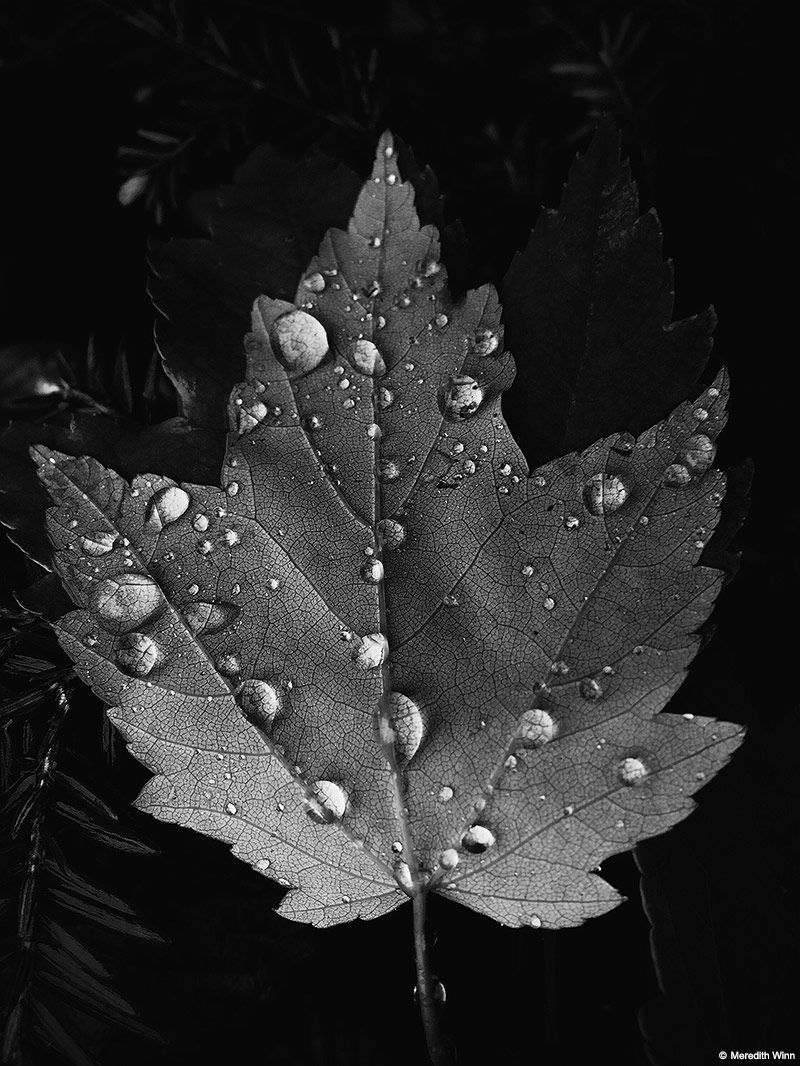
#> input picture aula5/leaf.jpg, 800 x 1066 px
$ python script.py
#> lines starting #> are read from the running program, lines starting #| are printed output that depends on the picture
#> in main, img is the input picture: shape (1066, 800, 3); min 0, max 255, mean 40.9
import numpy as np
import cv2
import matplotlib.pyplot as plt


def histogram_equalization(img):
    # Histograma da imagem
    hist = cv2.calcHist([img], [0], None, [256], [0, 256])
#> hist = 256 values, max 213710 at index 7, min 37 at index 254, mean 3331.2

    # CDF da imagem
    cdf = hist.cumsum()
#> cdf = 256 values from 4050 to 852800

    # Normalização do CDF
    cdf_normalized = cdf * hist.max() / cdf.max()
#> cdf_normalized = 256 values from 1014.9 to 213710

    # Equalização
    cdf_m = np.ma.masked_equal(cdf, 0)
    cdf_m = (cdf_m - cdf_m.min()) * 255 / (cdf_m.max() - cdf_m.min())
    cdf = np.ma.filled(cdf_m, 0).astype("uint8")
#> cdf = 256 values from 0 to 255
    img2 = cdf[img]
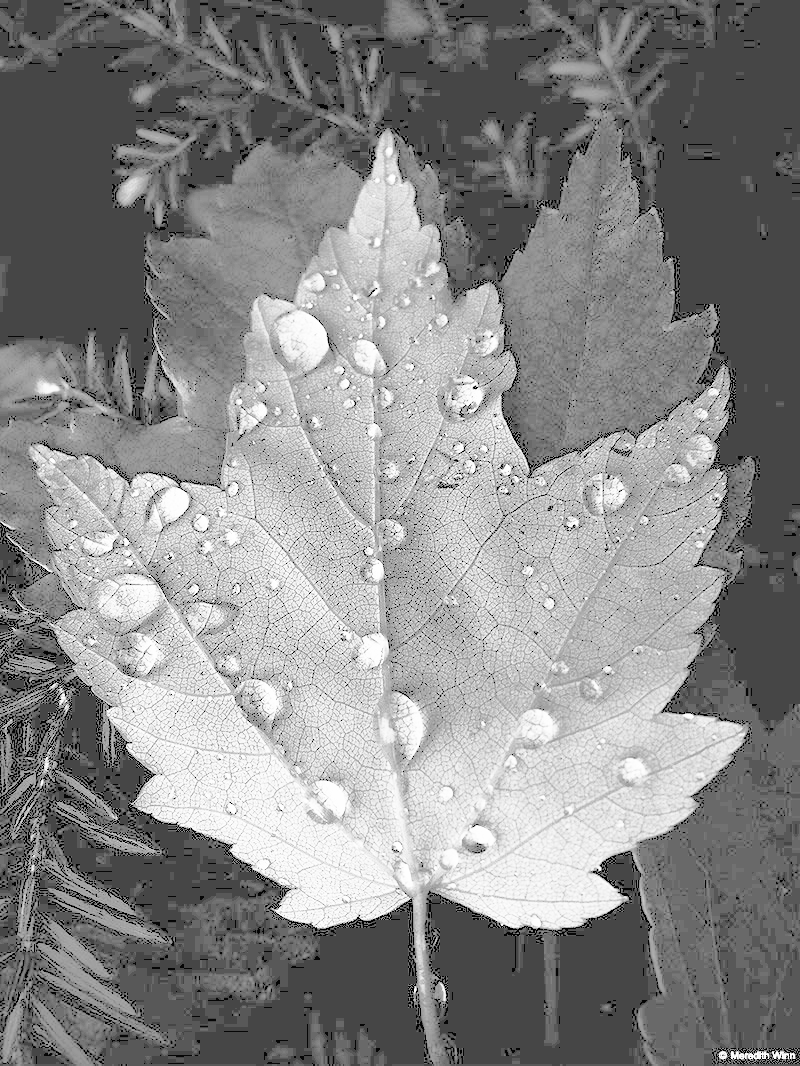
#> img2: shape (1066, 800); min 0, max 255, mean 136.3

    # OU:
    # img2 = cv2.equalizeHist(img)

    # Histograma da imagem equalizada
    hist2, bins2 = np.histogram(img2.flatten(), 256, [0, 256])
#> hist2 = 256 values, max 213710 at index 70, min 0 at index 4, mean 3331.2; bins2 = 257 values from 0 to 256

    # CDF da imagem equalizada
    cdf2 = hist2.cumsum()
#> cdf2 = 256 values from 6553 to 852800

    # Normalização do CDF da imagem equalizada
    cdf_normalized2 = cdf2 * hist2.max() / cdf2.max()
#> cdf_normalized2 = 256 values from 1642.2 to 213710

    # Plotagem dos histogramas
    plt.plot(cdf_normalized, color="b")
    plt.plot(cdf_normalized2, color="r")
    plt.hist(img.flatten(), 256, [0, 256], color="lightblue")
    plt.hist(img2.flatten(), 256, [0, 256], color="pink")
    plt.xlim([0, 256])
    plt.legend(
        (
            "CDF Original",
            "CDF Equalizado",
            "Histograma Original",
            "Histograma Equalizado",
        ),
        loc="upper left",
    )
    plt.show()
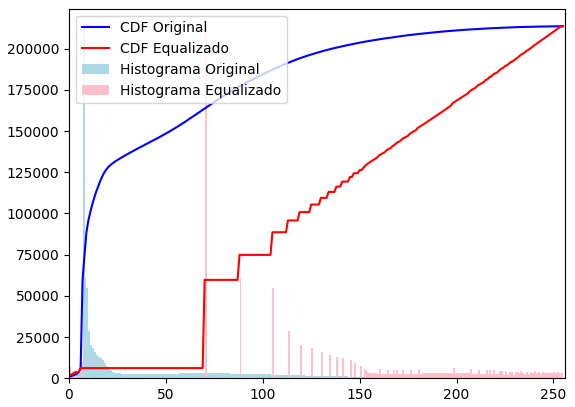
#> figure drawn by matplotlib, 1 panel; tallest bar 213710 high, from x = 7 to 8; tallest bar 213710 high, from x = 70 to 71; curve peaks at x = 255, y = 213710; curve peaks at x = 255, y = 213710

    # Plotagem das imagens
    plt.subplot(121), plt.imshow(img, cmap="gray")
    plt.title("Imagem Original"), plt.xticks([]), plt.yticks([])
    plt.subplot(122), plt.imshow(img2, cmap="gray")
    plt.title("Imagem Equalizada"), plt.xticks([]), plt.yticks([])
    plt.show()
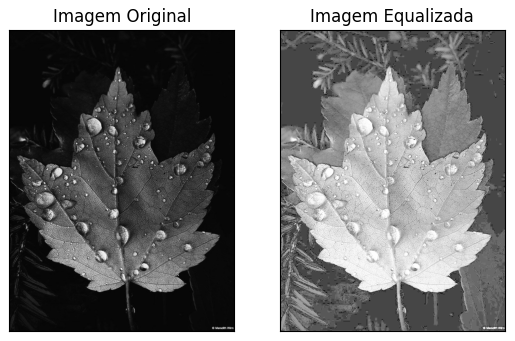
#> figure drawn by matplotlib, 2 panels


def main():
    img = cv2.imread("leaf.jpg")

    # Convert to grayscale
    gray = cv2.cvtColor(img, cv2.COLOR_BGR2GRAY)

    histogram_equalization(gray)


if __name__ == "__main__":
    main()

$ run again, with aula5/bridge.jpg copied over aula5/leaf.jpg
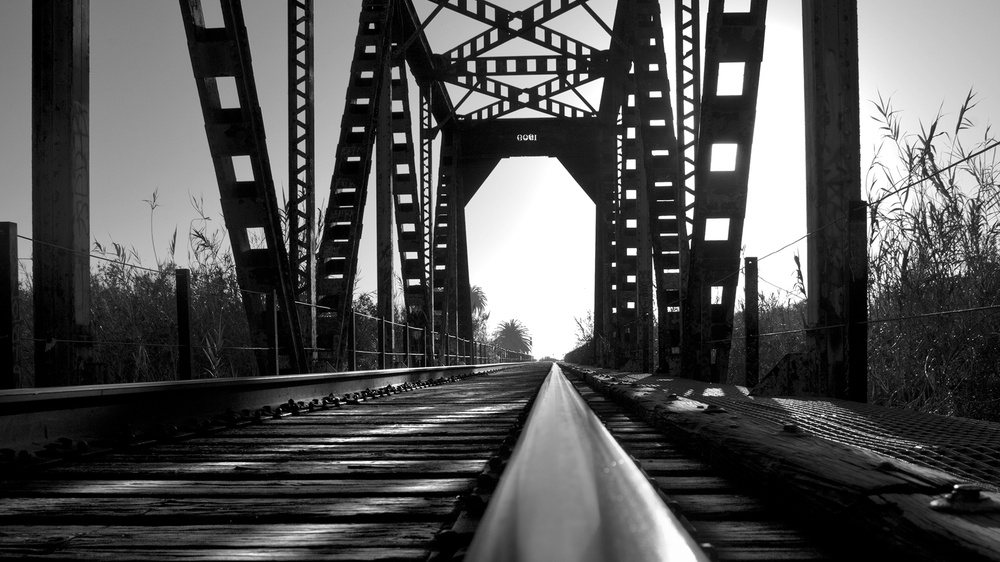
#> input picture aula5/bridge.jpg, 1000 x 562 px, shrunk from 1920 x 1080 before the run
#> in main, img is the input picture: shape (562, 1000, 3); min 0, max 255, mean 82.6
#> hist = 256 values, max 30027 at index 255, min 512 at index 247, mean 2195.3
#> in histogram_equalization, `cdf = hist.cumsum()`: cdf = 256 values from 28758 to 562000
#> cdf_normalized = 256 values from 1536.5 to 30027
#> in histogram_equalization, `cdf = np.ma.filled(cdf_m, 0).astype("uint8")`: cdf = 256 values from 0 to 254
#> in histogram_equalization, `img2 = cdf[img]`:
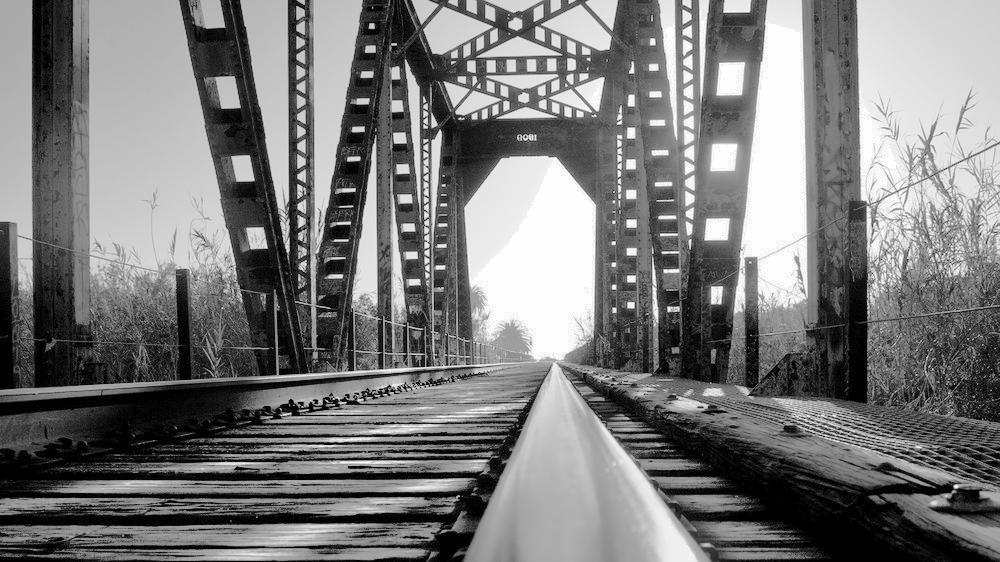
#> img2: shape (562, 1000); min 0, max 254, mean 121.7
#> hist2 = 256 values, max 30027 at index 254, min 0 at index 1, mean 2195.3; bins2 = 257 values from 0 to 256
#> cdf2 = 256 values from 28758 to 562000
#> cdf_normalized2 = 256 values from 1536.5 to 30027
#> in histogram_equalization, `plt.show()`:
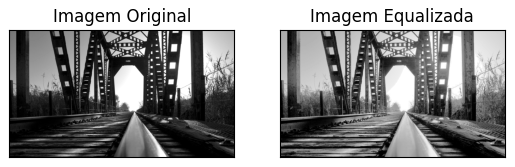
#> figure drawn by matplotlib, 2 panels

$ run again, with aula5/mountain.jpg copied over aula5/leaf.jpg
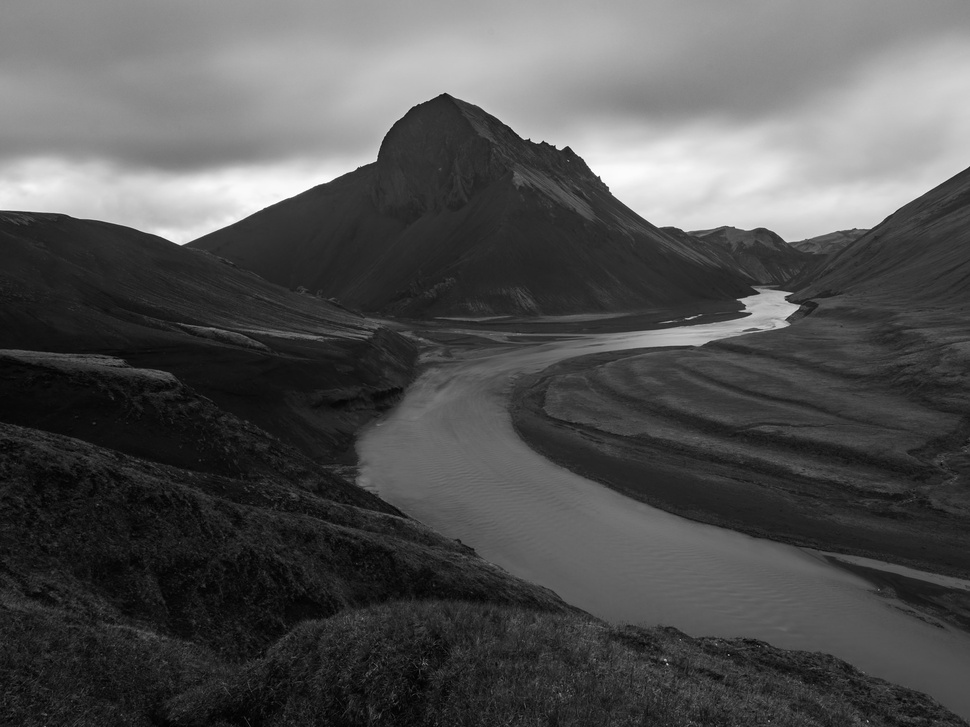
#> input picture aula5/mountain.jpg, 970 x 727 px, shrunk from 2048 x 1536 before the run
#> in main, img is the input picture: shape (727, 970, 3); min 0, max 255, mean 81.9
#> hist = 256 values, max 11356 at index 38, min 7 at index 254, mean 2754.6
#> in histogram_equalization, `cdf = hist.cumsum()`: cdf = 256 values from 22 to 705190
#> cdf_normalized = 256 values from 0.354 to 11356
#> in histogram_equalization, `cdf = np.ma.filled(cdf_m, 0).astype("uint8")`: cdf = 256 values from 0 to 255
#> in histogram_equalization, `img2 = cdf[img]`:
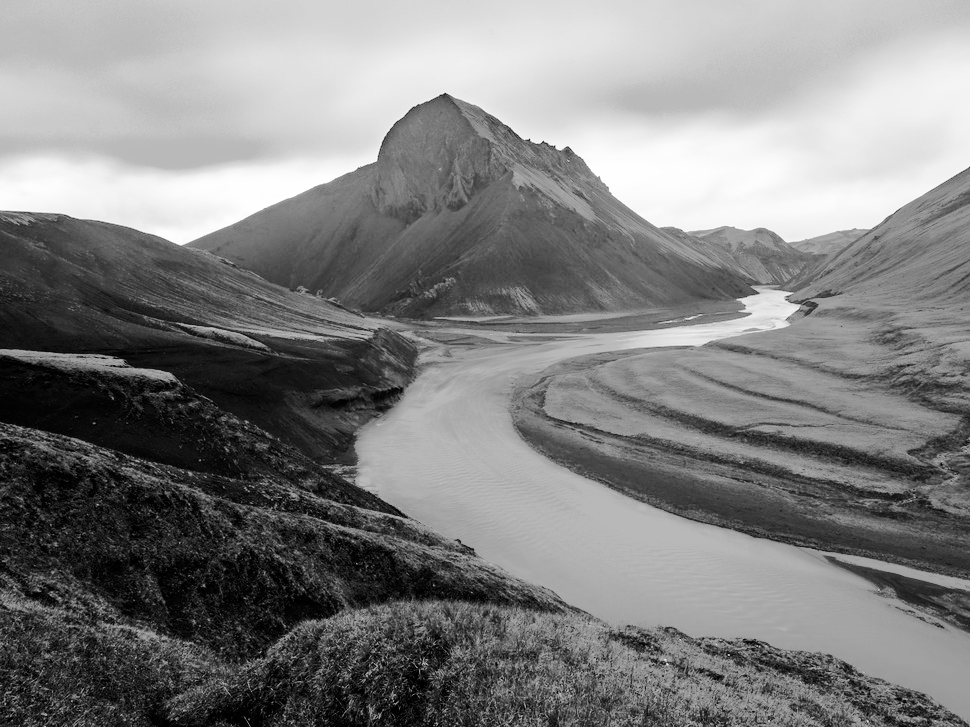
#> img2: shape (727, 970); min 0, max 255, mean 128
#> hist2 = 256 values, max 11356 at index 74, min 0 at index 6, mean 2754.6; bins2 = 257 values from 0 to 256
#> cdf2 = 256 values from 2373 to 705190
#> cdf_normalized2 = 256 values from 38.21 to 11356
#> in histogram_equalization, `plt.show()`:
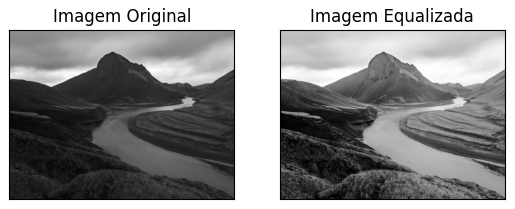
#> figure drawn by matplotlib, 2 panels
